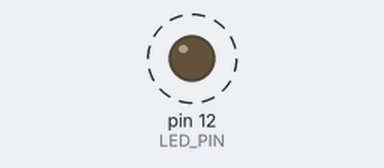
The sketch below on a simulated Arduino Uno, built with avr-gcc and run on an emulated ATmega328P. Parts: output pins drawn as LEDs (lit = HIGH). Dashed ring = blinking.

Above: at 3.4 s.
Timing chart, 0 to 6.7 s (numbered marks = the images above):
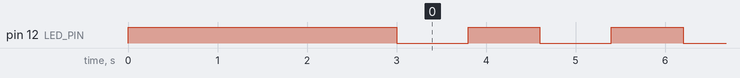

Measured:
- by itself, pin 12 (LED_PIN): alternates HIGH for 0.80 s and LOW for 0.80 s

The sketch:

02-BlinkingLed.ino
```cpp
/**
 * Make a LED blinking with these contraints:
 *  - Use a Digital Port (12 in this case) to connect the LED to Arduino.
 *  - Turn on the LED for 3 seconds at the starts.
 *  - Then make it blink with a delay of 0.8 seconds.
 *  - Use Serial Monitor to create logs.
 */

#define LED_PIN 12

void setup() {
  pinMode(LED_PIN, OUTPUT);  // OUTPUT -> set(change) state
  digitalWrite(LED_PIN, HIGH);  // HIGH -> 5V
  delay(3000);  // [ms]
}

void loop() {
  digitalWrite(LED_PIN, LOW); // LOW -> 0V
  delay(800);

  digitalWrite(LED_PIN, HIGH);
  delay(800);
}
```
